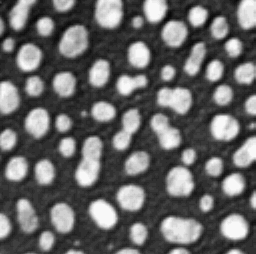
#> input picture docs/21_segmentation_comparison/blobs.tif, 256 x 254 px, found by its file name
$ jupyter execute 02_Working_with_images.ipynb
#> lines starting #> are read from the running program, lines starting #| are printed output that depends on the picture
# Working with images
For analysing image data, we need to open them, apply filters to them, segment objects in the image and do measurements.

See also
* [Lecture notes on scikit image by Emmanuelle Gouillart](https://scipy-lectures.org/packages/scikit-image/index.html)
* [Histograms of images](https://opencv-python-tutroals.readthedocs.io/en/latest/py_tutorials/py_imgproc/py_histograms/py_histogram_begins/py_histogram_begins.html)

## Opening images
Most images read using the [imread](https://scikit-image.org/docs/dev/api/skimage.io.html#skimage.io.imread) function. In case your image doesn't you should consult the documentation of the given file format.

[cell 1]
from skimage.io import imread

image = imread("blobs.tif")
#> image is the input picture: shape (254, 256) float32; min 8, max 248, mean 103.3

As shown earlier, images are just matrices of intensities. However, showing them as such is not convenient.

[cell 2]
image

As a recap, we can show images using [imshow in scikit image](https://scikit-image.org/docs/dev/api/skimage.io.html#skimage.io.imshow).

[cell 3]
from skimage.io import imshow

imshow(image)

## Lookup tables (a.k.a. color maps)
We can also change the [look-up table](https://matplotlib.org/stable/tutorials/colors/colormaps.html), a.k.a. "color map" for the visualization.

[cell 4]
imshow(image, cmap="hot")

[cell 5]
imshow(image, cmap="gray")

## Image statistics
As a recap, we can use [numpy](https://numpy.org/) to determine mean intensity and standard deviation of the image, because it is just a matrix of numbers.

[cell 6]
import numpy as np
np.mean(image)
#> Out = 103.3

[cell 7]
np.std(image)
#> Out = 71.06

The histogram of an image represents its grey value distribution. It tells us if there are bright and dark regions.

[cell 8]
number_of_bins = 256
min_max = [0,255]
histogram,bins = np.histogram(image.ravel(),number_of_bins,min_max)
#> histogram = 256 values, max 10396 at index 48, min 0 at index 0, mean 254; bins = 257 values from 0 to 255

[cell 9]
histogram
#> Out has the same summary as histogram

[cell 10]
bins
#> Out = 257 values from 0 to 255

Using matplotlibs' [hist](https://matplotlib.org/stable/api/_as_gen/matplotlib.pyplot.hist.html) function, we can visualize the histogram as plot.

[cell 11]
from matplotlib import pyplot as plt

plt.hist(image.ravel(), number_of_bins, min_max)
plt.show()
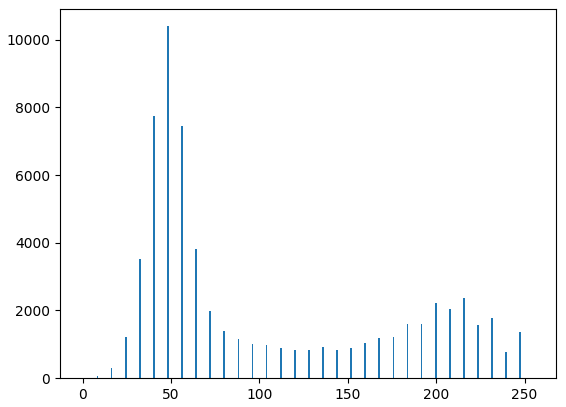
#> figure drawn by matplotlib, 1 panel; tallest bar 10396 high, from x = 47.81 to 48.81
